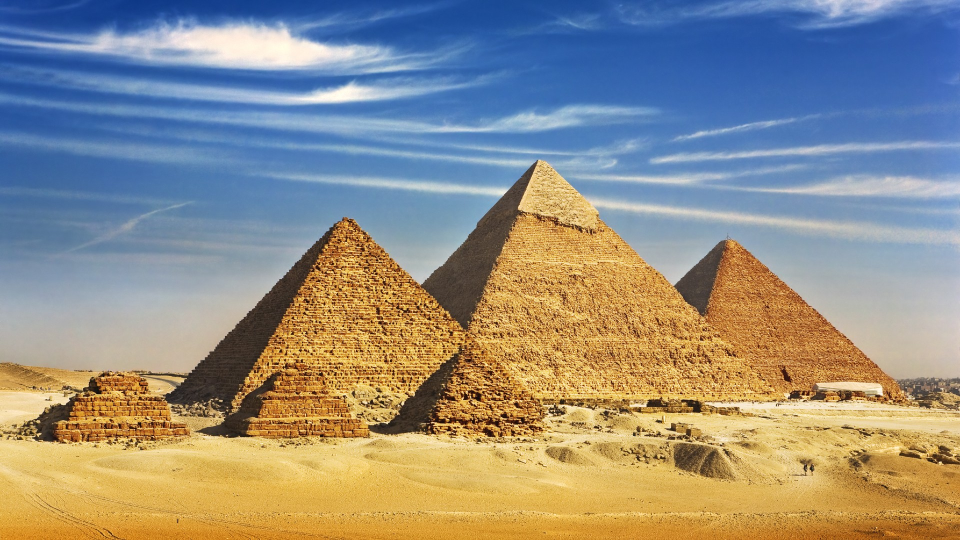
#> input picture images/pyramid.jpg, 1920 x 1080 px (shown at 1/2 size)
$ jupyter execute edge.ipynb
#> lines starting #> are read from the running program, lines starting #| are printed output that depends on the picture
Table of content
- [Introduction](#1)
- [Edge detection with gradient operators](#2)
  - [Sobel](#2.1)
  - [Kirsch](#2.2)
  - [Prewitt](#2.3)

<h1 style="color:salmon" id="1">Introuduction</h1>

>Edge: defined as curves in a digital image at which the image brightness changes sharply or, more formally, has discontinuities.

- The edges of items in an image hold much of the information in the image
  - location of items
  - their sizes
  - their shapes
  - texture
- An edge is where the gray level of the image moves from an area of low values to high values or vice versa.
- The detected edge is the derivative of the edge, This means it is the slope or rate of change of the gray levels in the edge.
- The slope of the edge is always positive or zero.
- In the ideal case, the result of applying an edge detector to an image may lead to a set of connected curves that indicate the boundaries of objects.
- Applying an edge detection algorithm to an image may significantly reduce the amount of data to be processed.
  - filter out information that may be regarded as less relevant.
  - preserving the important structural properties of an image
- terms and notes:
- **Mask**: The specific matrix used to detect edges.
- **Operator**: The complete edge-detection method, including all masks and any additional steps (like calculating gradient magnitude).
- **Variation in Values**: Small variations in Sobel mask values are typically due to normalization, scaling, or implementation differences but do not change the fundamental purpose of the Sobel operator.
- What is a Mask?
  - Masksthat aims to amplify the slope of the edge.
  - The Kirsch, Prewitt, and Sobel masks are **compass gradient** or **directional edge detectors**.
    - Each of the **eight masks** detects (variations of each mask) an edge in one direction.
    - The directional edge detectors can detect an edge in only one of the eight directions.
  - There are two basic principles for each edge detector mask
    - <span style="color:red">**Numbers in the mask must sum to Zero.**</span>
      - So convolving a constant area of pixels that have same values (e.g. all are ones) the gradient would be zero.
      - As there is no change in brightness.
    - <span style="color:red">**The mask should approximate differentiation or amplify the slope of the edge.**</span>


<h1 style="color:salmon" id="2">Edge detection with gradient operators</h1>

### Categories of Edge Detection Operators
1. Gradient-Based Operators
  >A **gradient operator** in computer science refers to a weighted convolution operator used to compute the gradient of an image
2. Second-Order Derivative Operators
   - Use the second derivative (e.g., Laplacian) to detect changes in the gradient, focusing on areas of rapid transition.
3. Directional Edge Detection Operators
   - Detect edges in specific directions, allowing for more control over edge orientation.

| **Operator**   | **Type**                   | **Kernel Size** | **Directions**       | **Noise Sensitivity** | **Edge Thickness** | **Best Use Case**                          |
|----------------|----------------------------|-----------------|----------------------|------------------------|--------------------|--------------------------------------------|
| **Sobel**      | Gradient-based             | 3x3             | Horizontal, Vertical | Moderate               | Slightly thick     | General-purpose edge detection             |
| **Prewitt**    | Gradient-based             | 3x3             | Horizontal, Vertical | High                   | Slightly thick     | Simple, fast edge detection                |
| **Kirsch**     | Directional gradient-based | 3x3             | 8 directions         | High                   | Thick              | Directional edge detection                 |
| **Laplacian**  | Second-order derivative    | 3x3 or larger   | All directions       | Very high              | Thin               | Detecting fine details                     |
| **Canny**      | Multi-stage gradient-based | Multiple steps  | All directions       | Low                    | Thin               | Precise edge detection with noise reduction |
| **Roberts**    | Gradient-based             | 2x2             | Diagonal             | Very high              | Thin               | Fine detail detection                      |

- Edge detection $\rarr$ is edge differentiation
  - Image gradient
    - we know that digital image 🖼️ is a discrete 2D functions where at each pixel value we got the intensity.
    - And an edge is a sudden change in intensity.
    - Edge would be in the pixel level so we need to calculate the differentiation or the gradient of an image in some local areas of this discerete 2D function.
    - The derivative of a function $f(x)$ with respect to $x$ is the limit difference in $f(x)$ values as **two points get infinitely close.**
    $$
    \huge f'(x) = \lim_{\red{\Delta x \rarr 0}} \frac{f(x+\red{\Delta x}) - f(x)}{\red{\Delta x}}
    $$
    - However, in image processing, we’re dealing with discrete data—pixel intensities at specific locations.
    - We don’t have the luxury of an "infinitely small" change in $x$ or $y$.
    - Instead, we approximate this change using a <span style="color:red">**finite difference**</span>, calculating how the intensity values change between adjacent pixels.
    - In 1D <span style="color:red">**finite difference approximation**</span> to the derivative at a point $x$ can be given by:
    $$
    \huge f'(x) ≈  \frac{f(x+\red{h}) - f(x)}{\red{h}}
    $$
    - where $h$ is a small distance (often just 1 pixel in images).
    - for 2D functions (images)
    - we are interesting in the rate change in both $x$ (horizontal) and $y$ (vertical) directions (partial derivatives).
    $$
    \huge ∇f(\green x,\blue y) = [\frac{\partial f}{\partial \green x}, \frac{\partial f}{\partial \blue y}]
    $$
    - Finite Differences for 2D Gradients
    1. Partial erivative with respect to $x$ horizontal change (h=1, one pixel).
      $$
      \huge \frac{\partial f}{\partial \green x} ≈ \frac{f(x+\red{h}, y) - f(x,y)}{\red{h}} = f(x+\red{1}, y) - f(x,y)
      $$
    2. Partial erivative with respect to $y$ horizontal change (h=1, one pixel).
      $$
      \huge \frac{\partial f}{\partial \green y} ≈ \frac{f(x, y+\red{h}) - f(x,y)}{\red{h}} = f(x, y+\red{1}) - f(x,y)
      $$
  - So simply to calculate the change in one direction, we take the difference between the pixels in that directions.
    - Because we are just approximating the gradient at that direction.
    - That is why **gradient operators need a mask for each direction**.
  - We can know the gradient magnitude after finding both partial derivatives.
    - gradient magnitude is jus the second norm of the $∇f(\green x,\blue y)$
    $$
    \huge G(\green x,\blue y) = \sqrt{(\frac{\partial f}{\partial \green x})^2+(\frac{\partial f}{\partial \blue y})^2}
    $$
    - And the oriantation (angle)
    $$
    \huge \tan^{-1}(\frac{\frac{\partial f}{\partial \green x}}{\frac{\partial f}{\partial \blue y}})
    $$
  - Thoses differences can be gathered in a mask and use that mask to convolve an image.

<h2 style="color:skyblue" id="2.1">Sobel</h2>

- The operator uses two `3×3` kernels which are convolved with the original image to calculate approximations of the derivatives.
  - one for horizontal changes, and one for vertical.
- If we define $A$ as the source image, and $G_x$ and $G_y$ are two images which at each point contain the horizontal and vertical derivative approximations respectively.
$$
\huge G_x =
\begin{pmatrix}
+1 & 0 & -1 \\
+2 & 0 & -2 \\
+1 & 0 & -1 \\
\end{pmatrix} * A

$$
$$
\huge G_y =
\begin{pmatrix}
+1 & +2 & +1 \\
0 & 0 & 0 \\
-1 & -2 & -1 \\
\end{pmatrix} * A

$$
$$
\huge
G = \sqrt{G_x^2 + G_y^2}
$$
$$
\huge
\theta = \tan^{-1} (\frac{G_y}{G_x})
$$
- There are shapes of the sobel kerenl but all of them have three 0s in the same line, and of course elments sum to zero.
- The Sobel operator consists of two separable operations
- Smoothing perpendicular to the derivative direction with a triangle filter
  - $h(-1)=1, h(0)=2, h(1)=1$ (plot to imagine)
- Simple central difference in the derivative direction
  - $h'(-1)=0, h'(0)=0, h'(1)=-1$


[cell 1]
import numpy as np
import pandas as pd
import matplotlib.pyplot as plt
import seaborn as sns
import matplotlib.image as mpimg
import cv2 as cv

[cell 2]
img = mpimg.imread("../images/pyramid.jpg")
#> img is the input picture: shape (1080, 1920, 3); mean R, G, B 146.8, 143.2, 133

[cell 3]
def plot_image(img, cmap=None):
    if cmap:
        plt.imshow(img, cmap=cmap)
    else:
        plt.imshow(img)
    plt.axis("off")
    plt.show()
plot_image(img)

[cell 4]
def RGB_to_gray(img):
    return np.dot(img[:, :, :3], [0.2989, 0.5870, 0.1140])
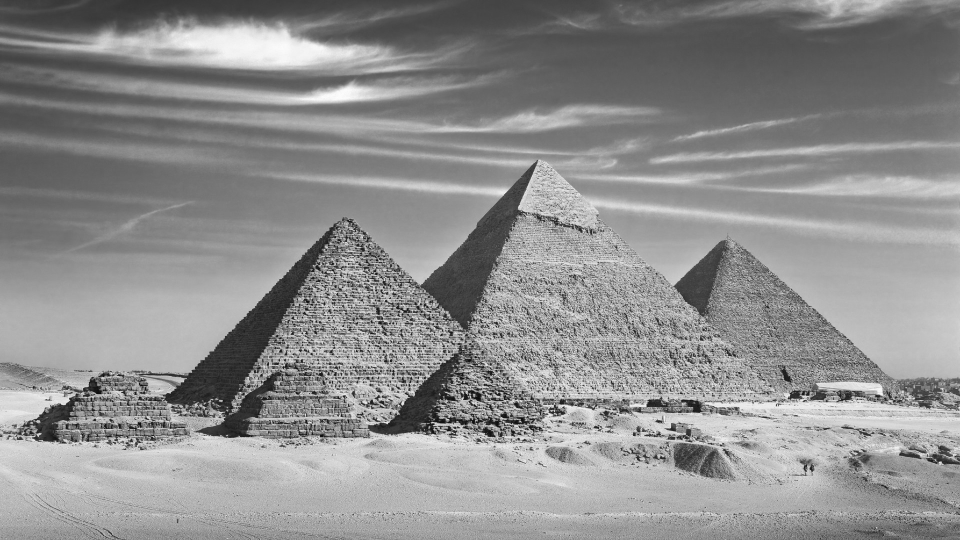
#> returned value: shape (1080, 1920) float64 (shown at 1/2 size); min 5.38, max 253.5, mean 143.1
img_gray = RGB_to_gray(img)
plot_image(img_gray, cmap="gray")

[cell 5]
sobel_x = np.array(
    [
    [-1, 0, 1],
    [-2, 0, 2],
    [-1, 0, 1]
    ]
)
sobel_y = np.array(
    [
    [-1, -2, -1],
    [0, 0, 0],
    [1, 2, 1]
    ]
)
sobel_x_ref = -1 * sobel_x
sobel_y_ref = -1 * sobel_y
sobel_x, sobel_y, sobel_x_ref, sobel_y_ref

[cell 6]
img_gray.shape
#> Out = (1080, 1920)

[cell 7]
# filter2d function apply a custom filter to an image by performing a convolution operation between the image and a kernel
gradient_x = cv.filter2D(img_gray, -1, sobel_x)
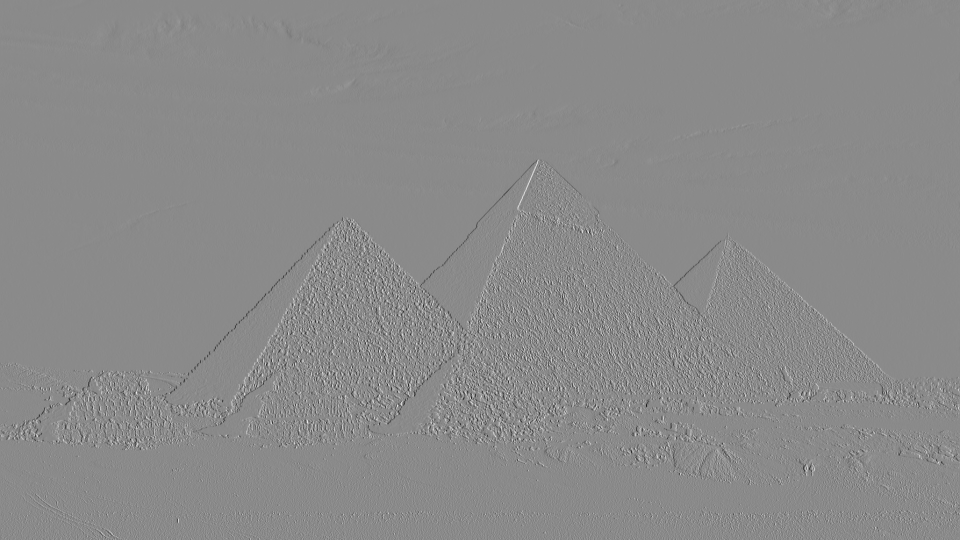
#> gradient_x: shape (1080, 1920) float64 (shown at 1/2 size); min -903.5, max 761.3, mean 0.1; drawn with min black and max white
print("the shape of the G_x image: ", gradient_x.shape)
#| the shape of the G_x image:  (1080, 1920)
plot_image(gradient_x, cmap="gray")

[cell 8]
gradient_y = cv.filter2D(img_gray, -1, sobel_y)
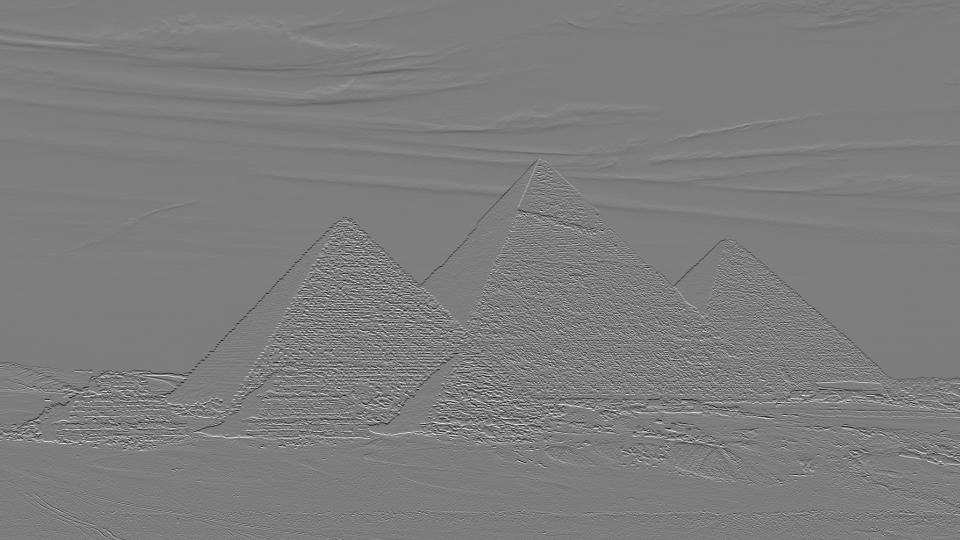
#> gradient_y: shape (1080, 1920) float64 (shown at 1/2 size); min -818, max 839, mean 0.4; drawn with min black and max white
print("the shape of the G_y image: ", gradient_y.shape)
#| the shape of the G_y image:  (1080, 1920)
plot_image(gradient_y, cmap="gray")

[cell 9]
gradient_x.dtype

[cell 10]
# Compute the gradient magnitude (edge magnitude)
gradient_magnitude = cv.magnitude(gradient_x, gradient_y)
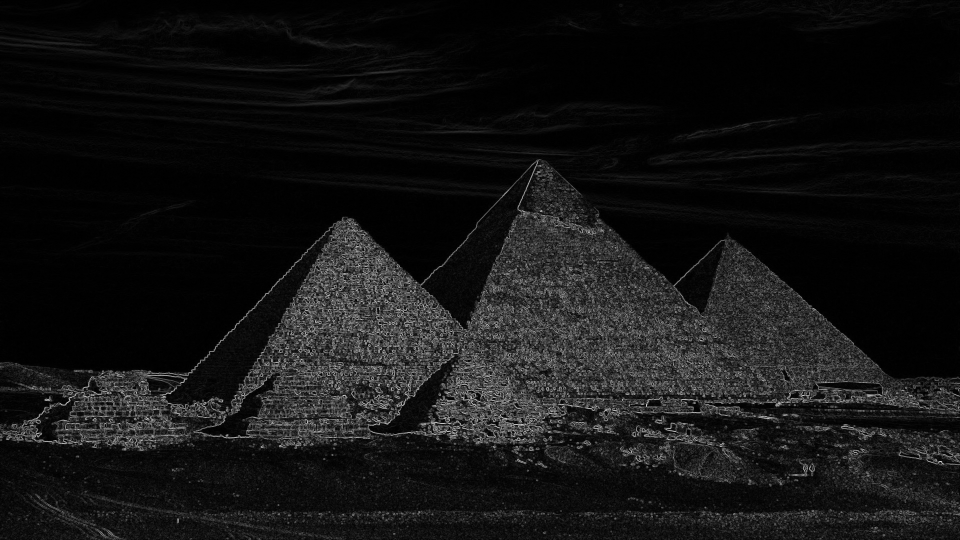
#> gradient_magnitude: shape (1080, 1920) float64 (shown at 1/2 size); min 0, max 914.9, mean 73; drawn with min black and max white

# Convert the gradient magnitude to uint8 (for visualization)
gradient_magnitude = np.uint8(np.absolute(gradient_magnitude))
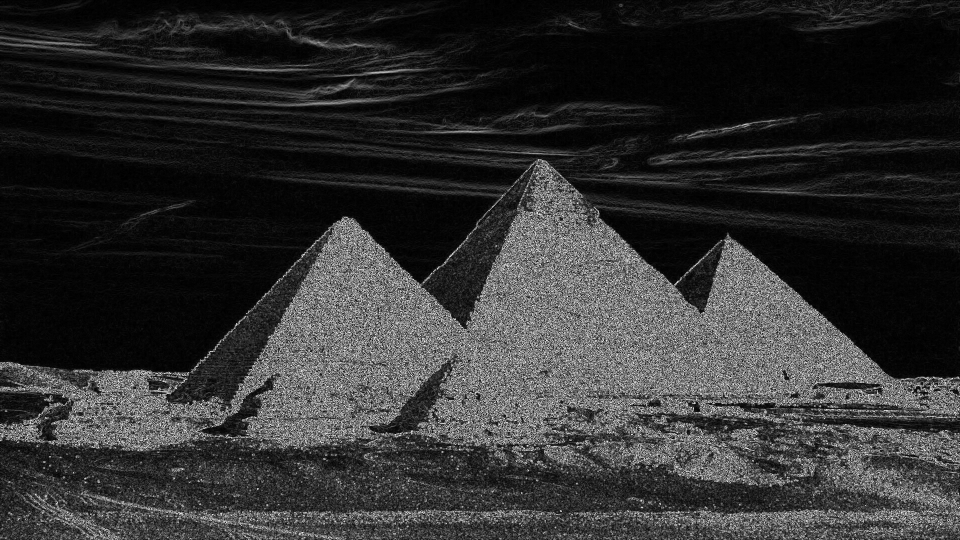
#> gradient_magnitude: shape (1080, 1920) (shown at 1/2 size); min 0, max 255, mean 48.2

# Display the original image and the edge-detected image
plt.figure(figsize=(12,12), dpi=200)
plt.subplot(1, 2, 1), plt.imshow(img_gray, cmap='gray'), plt.title('Original Image')
plt.axis("off")
plt.subplot(1, 2, 2), plt.imshow(gradient_magnitude, cmap='gray'), plt.title('Sobel Edge Detection')
plt.axis("off")
plt.show()
